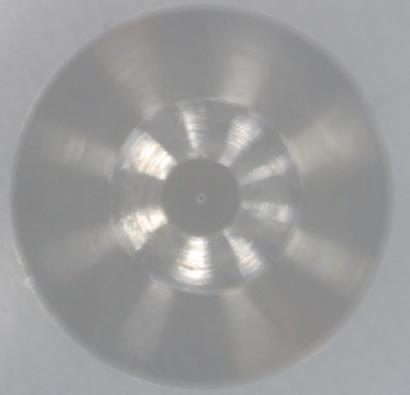
#> input picture Input/image13.jpeg, 410 x 395 px, found by its file name
$ jupyter execute concentricity.ipynb
#> lines starting #> are read from the running program, lines starting #| are printed output that depends on the picture; after the words box and inside, x2 and y2 are one past the last pixel; in counts of white or black regions, pixels touching at a corner belong together; long printed decimals are rounded
[cell 1]
import numpy as np
import cv2
import matplotlib.pyplot as plt
import seaborn

[cell 2]
image = cv2.cvtColor(cv2.imread("Input\image13.jpeg"), cv2.COLOR_BGR2RGB)
output = image.copy()
gray = cv2.cvtColor(image, cv2.COLOR_RGB2GRAY)
gray = cv2.equalizeHist(gray)
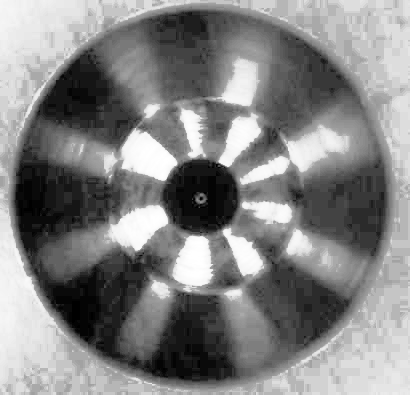
#> gray: shape (395, 410); min 0, max 255, mean 131.4

[cell 3]
edges = cv2.Canny(gray, 100, 200)
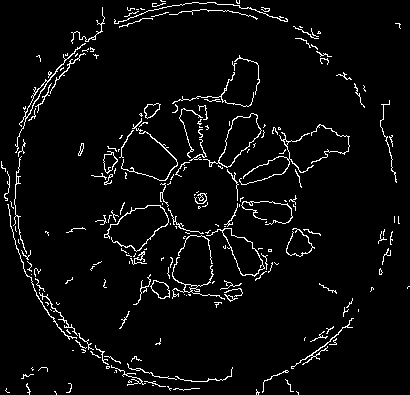
#> edges: shape (395, 410); 4.3% white in thin lines or dots

plt.figure()
plt.imshow(image)

[cell 4]
circles = cv2.HoughCircles(gray, cv2.HOUGH_GRADIENT, 1, 1)
#> circles = 52 rows, first 8: [205.5, 190.5, 190.6], [209.5, 197.5, 194.3], [201.5, 190.5, 189], [206.5, 189.5, 192], [209.5, 199.5, 192.7], [195.5, 188.5, 188.5], [210.5, 202.5, 195.7], [205.5, 188.5, 192.1]

if circles is not None:
    output = image.copy()
    circles = np.round(circles[0, :]).astype('int')
#> circles = 52 rows, first 8: [206, 190, 191], [210, 198, 194], [202, 190, 189], [206, 190, 192], [210, 200, 193], [196, 188, 188], [210, 202, 196], [206, 188, 192]
    circles = circles[np.where((circles[:, 0] > 180) & (circles[:, 0] < 220))]
#> circles = 50 rows, first 8: [206, 190, 191], [210, 198, 194], [202, 190, 189], [206, 190, 192], [210, 200, 193], [196, 188, 188], [210, 202, 196], [206, 188, 192]
    circles = circles[np.where((circles[:, 1] > 180) & (circles[:, 1] < 220))]


    for (x, y, r) in circles:
        cv2.circle(output, (x, y), r, (0, 255, 0), 4)
        cv2.rectangle(output, (x - 5, y - 5), (x + 5, y + 5), (0, 128, 255), -1)
#> this loop made 50 passes
#> (x, y, r) on passes 1 to 12: (206, 190, 191), (210, 198, 194), (202, 190, 189), (206, 190, 192), (210, 200, 193), (196, 188, 188), (210, 202, 196), (206, 188, 192), (210, 190, 195), (198, 186, 192), (214, 198, 196), (210, 190, 196)
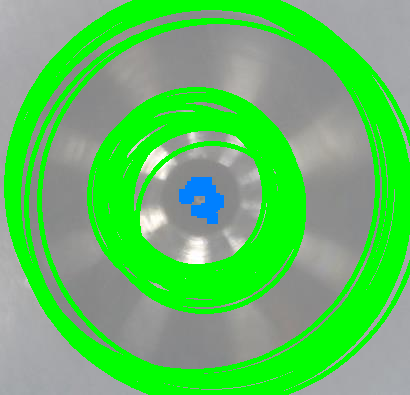
#> output: shape (395, 410, 3); mean R, G, B 94.9, 192.3, 97

    print(circles.shape)
#| (50, 3)
    plt.figure()
    plt.imshow(output)

[cell 5]
seaborn.distplot(circles[:, 0], 5)
seaborn.distplot(circles[:, 1], 5)
# seaborn.distplot(circles[:, 2], 5)
print(circles[np.where(circles[:, 2] < 150)].mean(axis=0))
#| [201.5     197.875    88.406]
print(circles[np.where(circles[:, 2] > 150)].mean(axis=0))
#| [207.556 194.         192.167]
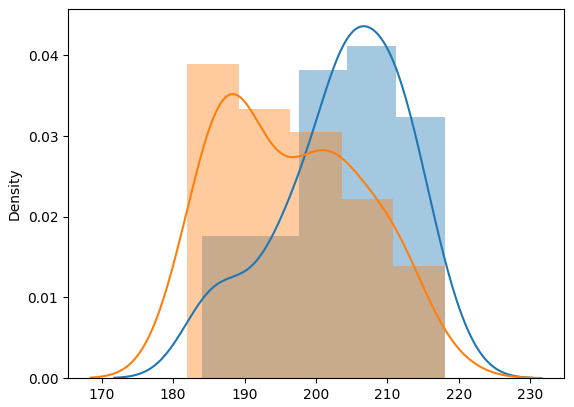
#> figure drawn by matplotlib, 1 panel; tallest bar 0.0412 high, from x = 204.4 to 211.2; tallest bar 0.0389 high, from x = 182 to 189.2; curve peaks at x = 206.7, y = 0.0436; curve peaks at x = 188.4, y = 0.0352

[cell 6]
_, thresh = cv2.threshold(gray, 150, 255, 0)
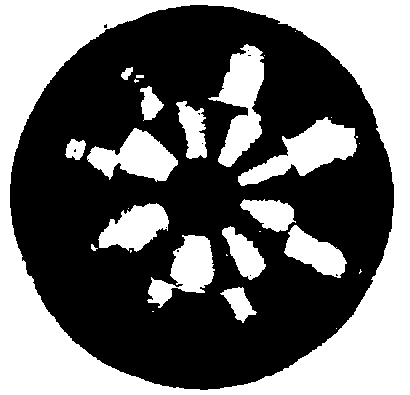
#> thresh: shape (395, 410); 41.8% white; 29 white regions (13 under 20 px)
plt.figure()
plt.imshow(thresh, 'gray')

[cell 7]
contours, _ = cv2.findContours(thresh, 1, 2)
#> contours = 41 contours, 26 with area under 20; largest, box (x1, y1, x2, y2) and area: (0, 0, 410, 395) 161146, (9, 4, 395, 391) 115546, (238, 117, 357, 186) 3252, (208, 44, 264, 167) 3206, (87, 128, 178, 182) 2524

[cell 8]
tmp = image.copy()
cv2.drawContours(tmp, contours, -1, (0, 255, 0), 2)
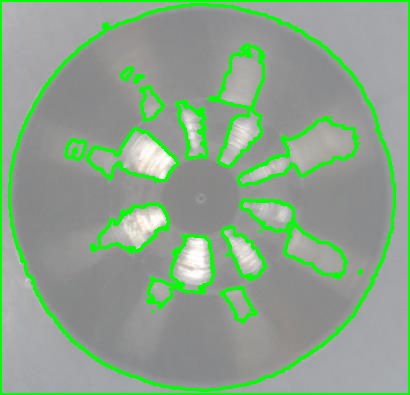
#> tmp: shape (395, 410, 3); mean R, G, B 139.1, 164.7, 139.3
plt.figure()
plt.imshow(tmp)

[cell 9]
blurred = cv2.GaussianBlur(gray, (3, 3), 0)
edges = cv2.Canny(blurred, 50, 150)
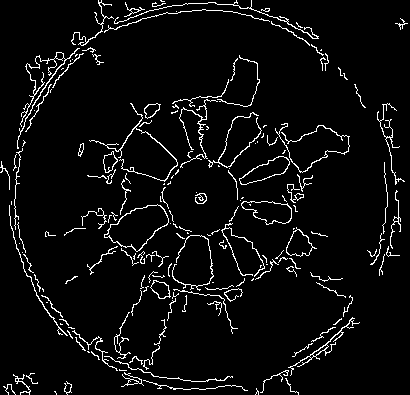
#> edges: shape (395, 410); 5.1% white in thin lines or dots
plt.figure()
plt.imshow(edges, 'gray')

$ run again, with Input/image12.jpeg copied over Input/image13.jpeg
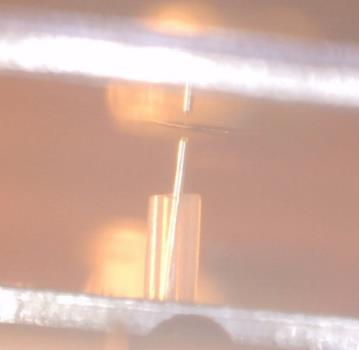
#> input picture Input/image12.jpeg, 359 x 350 px, found by its file name
#> circles = None
#> `_, thresh = cv2.threshold(gray, 150, 255, 0)`:
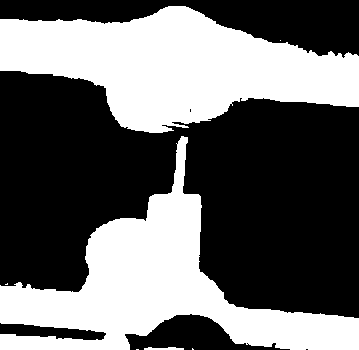
#> thresh: shape (350, 359); 41% white; 7 white regions (4 under 20 px)
#> contours = 9 contours, 6 with area under 20; largest, box (x1, y1, x2, y2) and area: (0, 6, 359, 133) 26216, (0, 136, 359, 350) 24084, (144, 347, 184, 350) 51
#> tmp: shape (350, 359, 3); mean R, G, B 196.2, 179.3, 151.6
#> `edges = cv2.Canny(blurred, 50, 150)`:
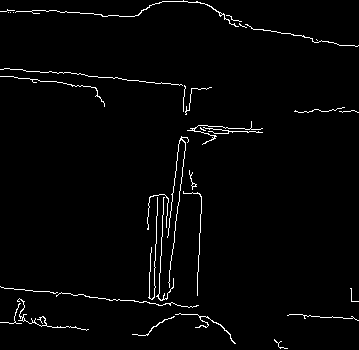
#> edges: shape (350, 359); 2.1% white in thin lines or dots

$ run again, with Input/image8.jpeg copied over Input/image13.jpeg
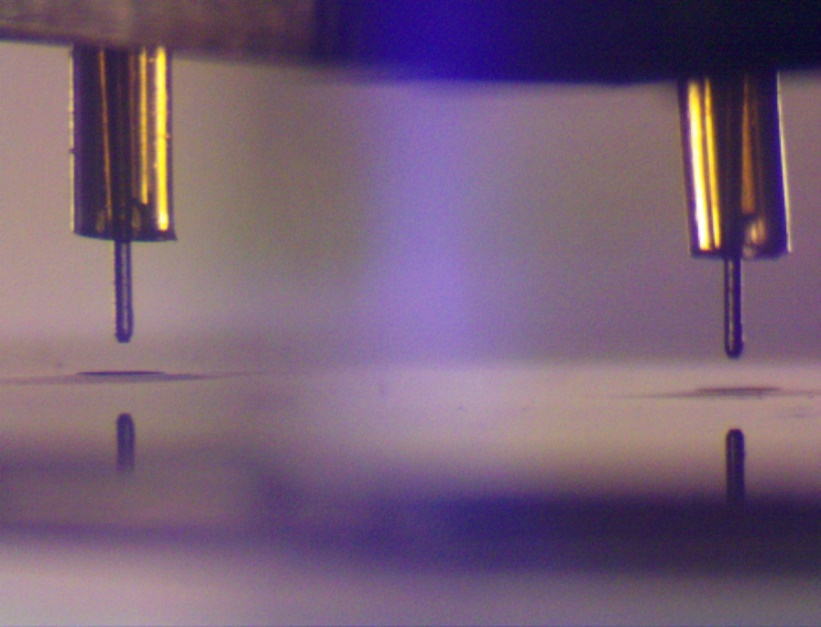
#> input picture Input/image8.jpeg, 821 x 627 px, found by its file name
#> circles = None
#> `_, thresh = cv2.threshold(gray, 150, 255, 0)`:
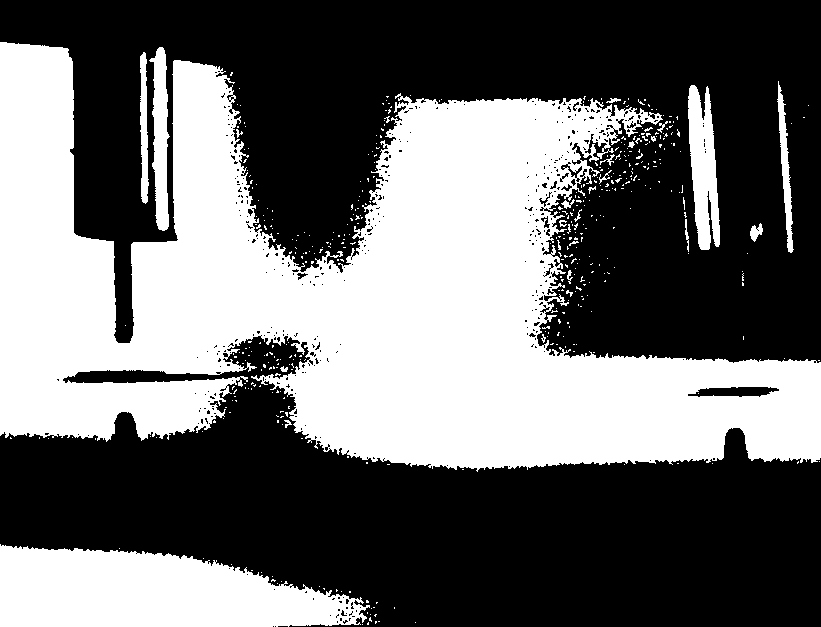
#> thresh: shape (627, 821); 41.9% white; 454 white regions (428 under 20 px)
#> contours = 936 contours, 893 with area under 20; largest, box (x1, y1, x2, y2) and area: (0, 42, 821, 472) 182455, (0, 544, 370, 627) 21947, (688, 85, 720, 250) 3238, (149, 47, 170, 231) 2135, (777, 81, 794, 253) 868
#> tmp: shape (627, 821, 3); mean R, G, B 105.8, 107.3, 107.3
#> `edges = cv2.Canny(blurred, 50, 150)`:
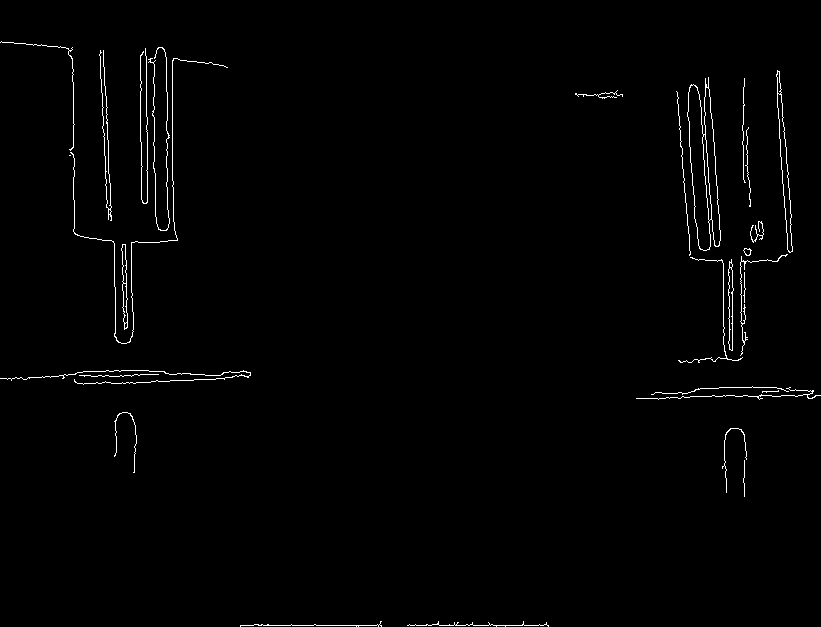
#> edges: shape (627, 821); 1.1% white in thin lines or dots
